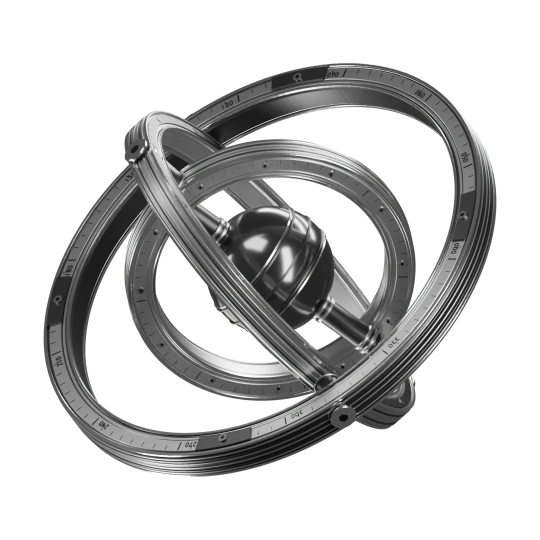
#> input picture assets/orbit/poster.webp, 1080 x 1080 px (shown at 1/2 size)
$ python build_atlas.py ../../assets/orbit
#> lines starting #> are read from the running program, lines starting #| are printed output that depends on the picture
"""Assemble 36 calibrated views for the real-time turntable from its existing WebP captures."""

import argparse
from pathlib import Path

from PIL import Image

parser = argparse.ArgumentParser(description=__doc__)
parser.add_argument(
    "assets",
    type=Path,
    help="Directory containing poster.webp and angle-01.webp through angle-71.webp",
)
args = parser.parse_args()

for size in (360, 600):
    atlas = Image.new("RGBA", (6 * size, 6 * size))
#> atlas: PIL image 2160x2160 RGBA; every value is 0
    for view in range(36):
        name = f"angle-{view * 2:02}.webp" if view else "poster.webp"
        with Image.open(args.assets / name) as capture:
#> capture is the input picture: PIL image 1080x1080 RGBA; mean R, G, B, A 38.9, 38.9, 38.9, 87.6
            tile = capture.convert("RGBA").resize(
                (size, size), Image.Resampling.LANCZOS
            )
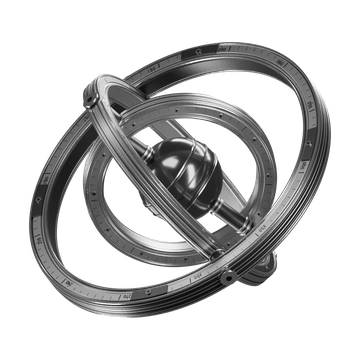
#> tile: PIL image 360x360 RGBA; mean R, G, B, A 38.3, 38.4, 38.3, 87.6; transparent parts drawn white
        atlas.paste(tile, ((view % 6) * size, (view // 6) * size))
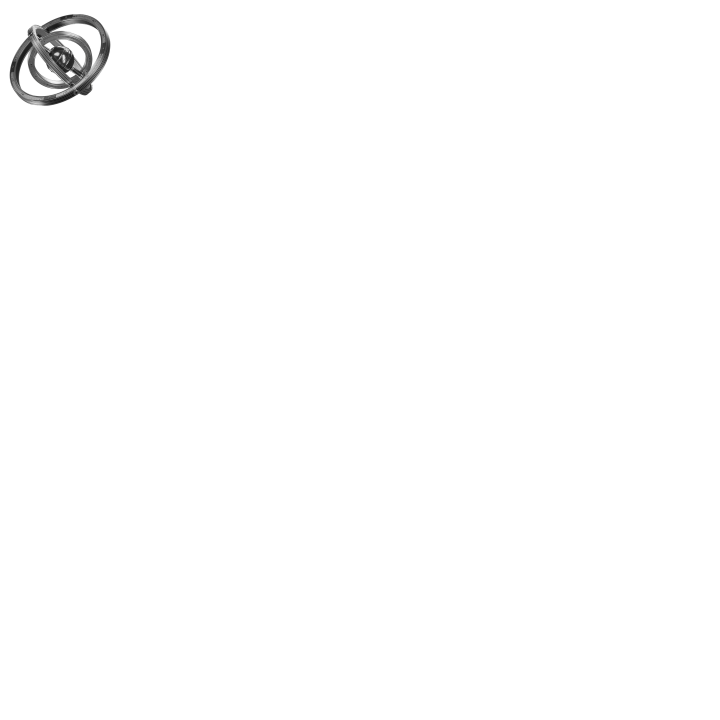
#> atlas: PIL image 2160x2160 RGBA (shown at 1/3 size); mean R, G, B, A 1.1, 1.1, 1.1, 2.4; transparent parts drawn white
#> (the run stopped early here; a loop or call above may not have finished)

$ run again, with assets/orbit/angle-01.webp copied over assets/orbit/poster.webp
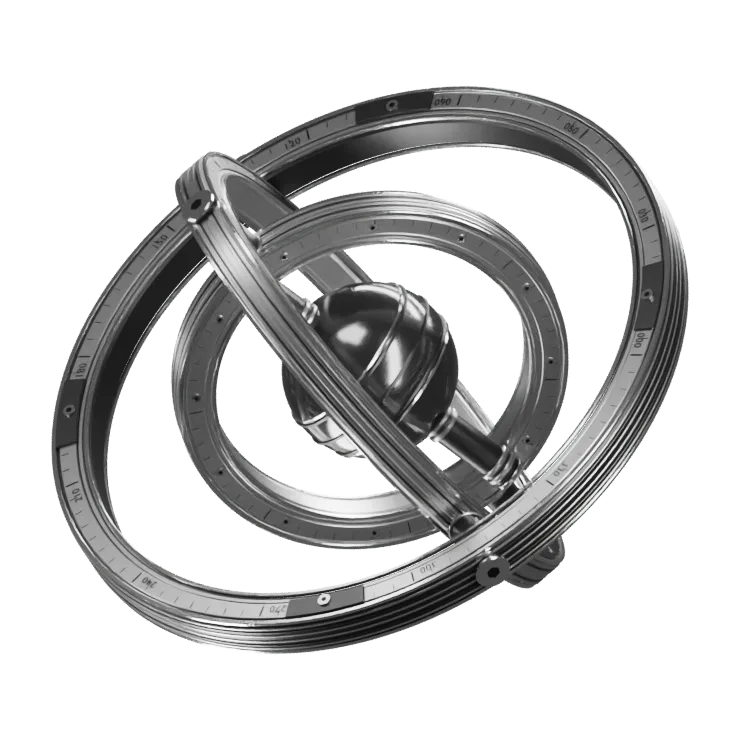
#> input picture assets/orbit/angle-01.webp, 740 x 740 px
#> capture is the input picture: PIL image 740x740 RGBA; mean R, G, B, A 42.7, 42.7, 42.7, 86.9
#> `atlas.paste(tile, ((view % 6) * size, (view // 6) * size))`:
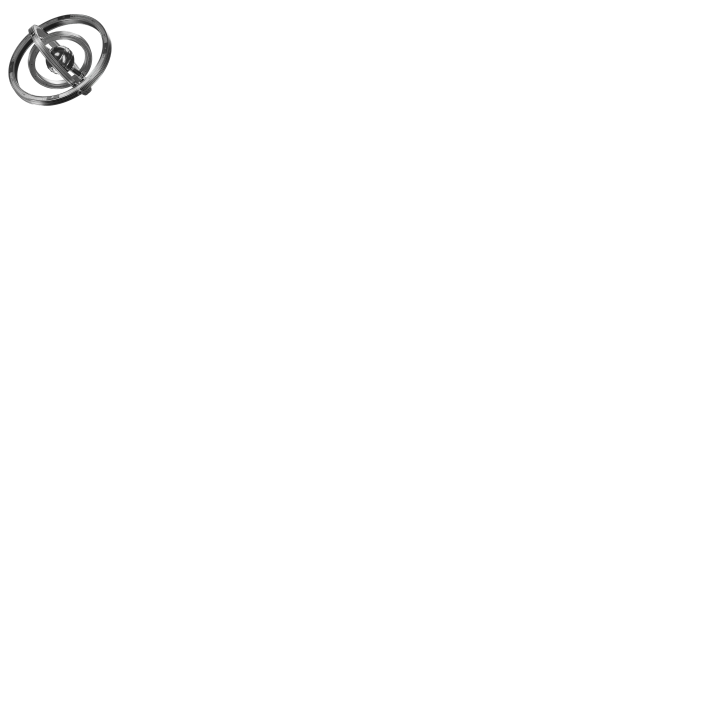
#> atlas: PIL image 2160x2160 RGBA (shown at 1/3 size); mean R, G, B, A 1.1, 1.1, 1.1, 2.4; transparent parts drawn white
